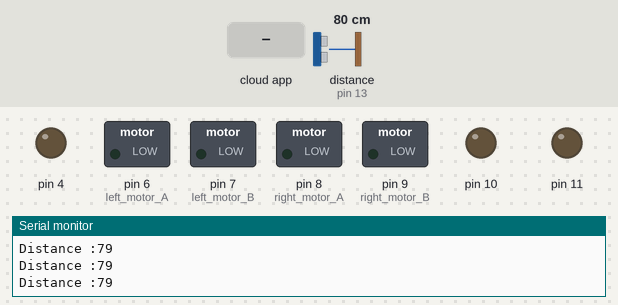
Simulated run of this sketch. Board: Arduino Uno, built with avr-gcc and run on an emulated ATmega328P. Shown: switched loads named in the sketch (green lamp = pin HIGH), output pins drawn as LEDs (lit = HIGH), the last lines printed to the serial monitor. Wiring (inferred from the names in the program): ultrasonic range finder: trigger pin 12; echo pin 13. Dashed ring = blinking. The test bench sets the inputs (shaded band); at power-on: distance to the obstacle (sensor on pin 13) 80 cm. The echo pulse lasts 58.3 µs per cm; the RemoteXY app is connected; pins used as bus, display or sensor lines are not drawn.

Above: at 1.6 s.
1.7 s: the phone or cloud app sets joystick_1_x to 1
At 2.8 s:
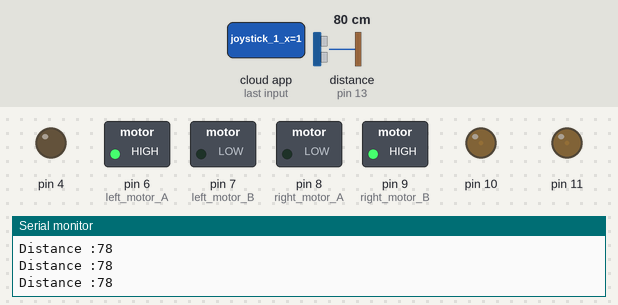
3.2 s: distance to the obstacle (sensor on pin 13) set to 14 cm
6.2 s: distance to the obstacle (sensor on pin 13) set to 11 cm
At 6.31 s:
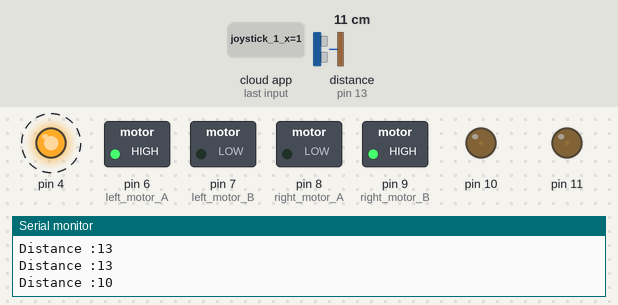
9.2 s: the phone or cloud app sets joystick_1_y to 1
At 9.52 s:
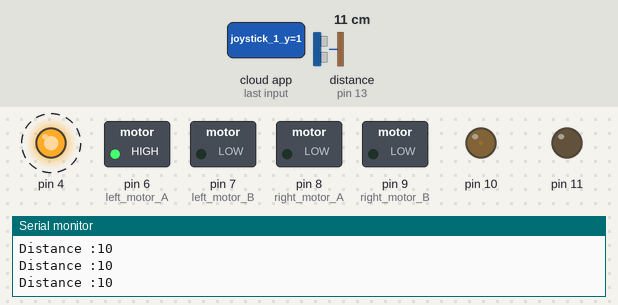
12.2 s: the phone or cloud app sets joystick_1_x to 0
At 12.73 s:
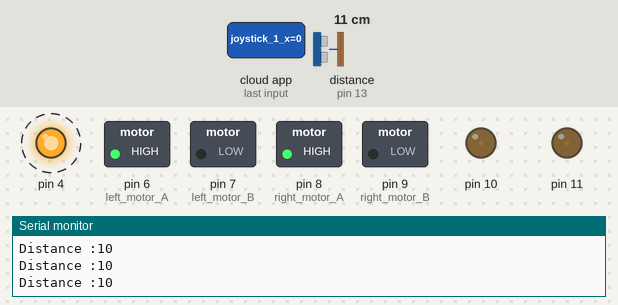
15.2 s: distance to the obstacle (sensor on pin 13) set to 250 cm
At 16.0 s:
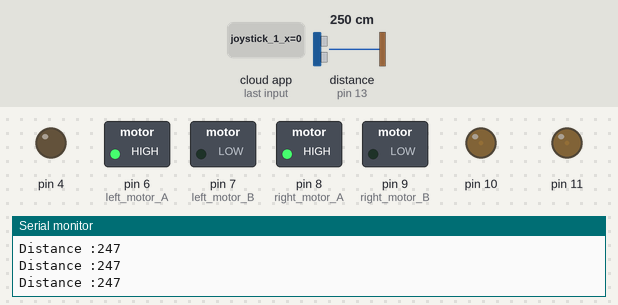
Timing chart, 0 to 18.2 s (numbered marks = the images above; inputs shaded):
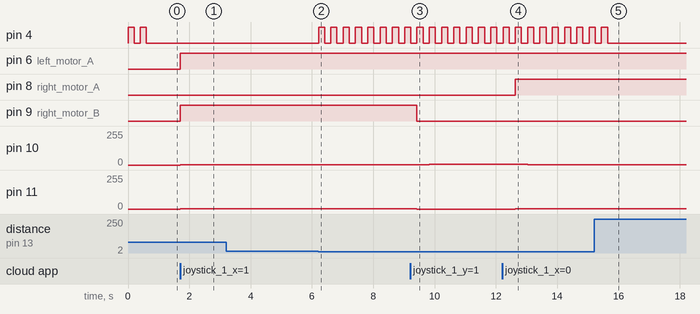

The sketch:

src.ino
```cpp
#define REMOTEXY_MODE__SOFTSERIAL
#include <SoftwareSerial.h>

#include <RemoteXY.h>

// RemoteXY connection settings
#define REMOTEXY_SERIAL_RX 2
#define REMOTEXY_SERIAL_TX 3
#define REMOTEXY_SERIAL_SPEED 9600
long distance;
long duration;

const int trigPin = 12;
const int echoPin = 13;

// RemoteXY configurate
#pragma pack(push, 1)
uint8_t RemoteXY_CONF[] =
  { 255,3,0,0,0,67,0,8,13,4,
  5,48,60,14,30,30,0,2,26,31,
  2,0,9,6,22,11,0,2,26,31,
  31,79,78,0,79,70,70,0,131,1,
  7,23,23,8,1,2,31,73,110,100,
  105,97,110,0,131,0,14,31,33,8,
  2,2,31,76,105,102,101,104,97,99,
  107,101,114,0 };

// this structure defines all the variables of your control interface
struct {

    // input variable
  int8_t joystick_1_x;
  int8_t joystick_1_y;
  uint8_t switch_1;

    // other variable
  uint8_t connect_flag;

} RemoteXY;
#pragma pack(pop)

#define PIN_SWITCH_1 13

//define right motor control pins
#define right_motor_A 8
#define right_motor_B 9
#define right_motor_speed 11 //enable pin

//define left motor control pins
#define left_motor_A 6
#define left_motor_B 7
#define left_motor_speed 10 //enable pin

//define two arrays with a list of pins for each motor
uint8_t RightMotor[3] = {right_motor_A, right_motor_B, right_motor_speed};
uint8_t LeftMotor[3] = {left_motor_A, left_motor_B, left_motor_speed};

//speed control of motors
void Wheel (uint8_t * motor, int v)
{
  if (v > 100) v=100;
  if (v < -100) v=-100;
  if (v > 0){

    digitalWrite (motor [0], HIGH);
    digitalWrite (motor [1], LOW);
    analogWrite (motor [2], v * 2.55);
  }
  else if ( v<0 ){

    digitalWrite (motor [0], LOW);
    digitalWrite (motor [1], HIGH);
    analogWrite (motor [2], (-v) * 2.55);
  }
  else{
    digitalWrite (motor [0], LOW);
    digitalWrite (motor [1], LOW);
    analogWrite (motor [2], 0);
  }
if(distance<12)
 {digitalWrite(4,HIGH);
 delay(200);
 digitalWrite(4,LOW);
 delay(200);
 }
 if (distance>12)
 {digitalWrite(4,LOW);
}

}

void setup()
{
  RemoteXY_Init ();

  pinMode (PIN_SWITCH_1, OUTPUT);

  //initialization pins
  pinMode (right_motor_A, OUTPUT);
  pinMode (right_motor_B, OUTPUT);
  pinMode (left_motor_A, OUTPUT);
  pinMode (left_motor_B, OUTPUT);
  pinMode(trigPin,OUTPUT);
pinMode(echoPin,INPUT);
Serial.begin(9600);
pinMode(4,OUTPUT);

}

void loop()
{
  RemoteXY_Handler ();

  digitalWrite(PIN_SWITCH_1, (RemoteXY.switch_1==0)?LOW:HIGH);

  //manage the right motor
  Wheel (RightMotor, RemoteXY.joystick_1_y - RemoteXY.joystick_1_x);
  Wheel (LeftMotor, RemoteXY.joystick_1_y + RemoteXY.joystick_1_x);
digitalWrite(trigPin,LOW);
delayMicroseconds(2);

digitalWrite(trigPin,HIGH);
delayMicroseconds(10);
digitalWrite(trigPin,LOW);
 duration = pulseIn(echoPin,HIGH);
 distance = duration*0.034/2;
 Serial.print("Distance :");
 Serial.println(distance);
 }
```

Measured:
- the behaviour switches between 13 and 12 cm on distance to the obstacle (sensor on pin 13) (found by bisection; images 1 and 2)
- after the input at 1.7 s, pin 6 (left_motor_A), pin 9 (right_motor_B): LOW → HIGH at once; pin 10, pin 11: 0/255 → 2/255 at once
- after the input at 6.2 s, pin 4: alternates HIGH for 0.20 s and LOW for 0.20 s, starting at once
- after the input at 9.2 s, pin 9 (right_motor_B): HIGH → LOW after 0.23 s; pin 10: 2/255 → 5/255 after 0.63 s; pin 11: 2/255 → 0/255 after 0.23 s
- after the input at 12.2 s, pin 8 (right_motor_A): LOW → HIGH after 0.43 s; pin 10: 5/255 → 2/255 after 0.83 s; pin 11: 0/255 → 2/255 after 0.43 s
- after the input at 15.2 s, pin 4: goes on until 15.6 s, then stays LOW
- by itself, pin 4: alternates HIGH for 0.20 s and LOW for 0.20 s, 4 changes in all, then stays LOW
